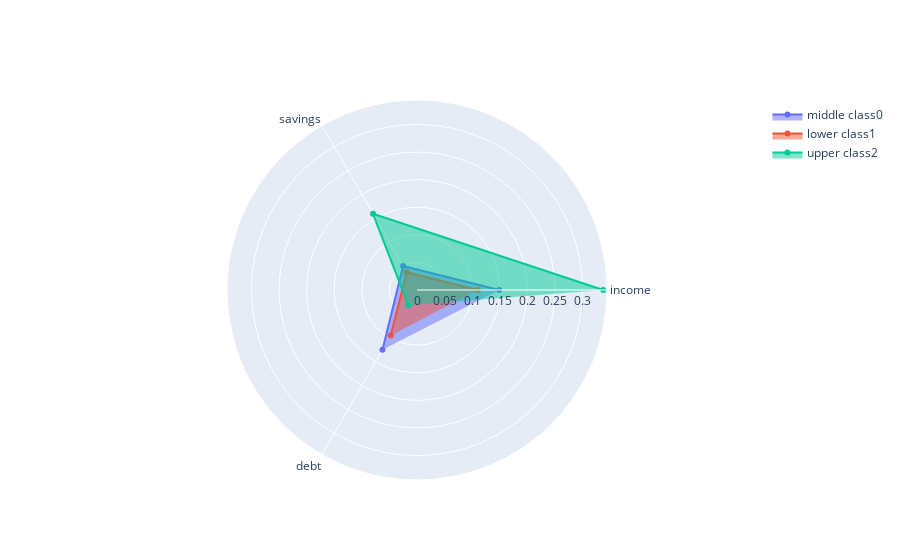

The notebook cell this image was saved under:
### Markdown cell above
# radar 1

### Code cell
import plotly.graph_objects as go
categories = ['income','savings','debt']
fig = go.Figure()
fig.add_trace(go.Scatterpolar(
      r=[df_banking_cluster0.income.mean(),
         df_banking_cluster0.savings_ending_balance.mean(),
         df_banking_cluster0.credit_ending_balance.mean()],
      theta=categories,
      fill='toself',
      name='middle class0'
))
fig.add_trace(go.Scatterpolar(
      r=[df_banking_cluster1.income.mean(),
         df_banking_cluster1.savings_ending_balance.mean(),
         df_banking_cluster1.credit_ending_balance.mean()],
      theta=categories,
      fill='toself',
      name='lower class1'
    ))
fig.add_trace(go.Scatterpolar(
      r=[df_banking_cluster2.income.mean(),
         df_banking_cluster2.savings_ending_balance.mean(),
         df_banking_cluster2.credit_ending_balance.mean()],
      theta=categories,
      fill='toself',
      name='upper class2'
))
fig.update_layout(
  polar=dict(
    radialaxis=dict(
      visible=True
    )),
  showlegend=True
)
fig.show()

### Figure 1 — Plotly figure (JSON) as saved in the notebook; plotly's stock layout.template omitted (floating-point values rounded to 4 significant figures)
{"data": [{"fill": "toself", "name": "middle class0", "r": [0.149, 0.05031, 0.125], "theta": ["income", "savings", "debt"], "type": "scatterpolar"}, {"fill": "toself", "name": "lower class1", "r": [0.11, 0.0371, 0.09524], "theta": ["income", "savings", "debt"], "type": "scatterpolar"}, {"fill": "toself", "name": "upper class2", "r": [0.3376, 0.1595, 0.03177], "theta": ["income", "savings", "debt"], "type": "scatterpolar"}], "layout": {"polar": {"radialaxis": {"visible": true}}, "showlegend": true}}
